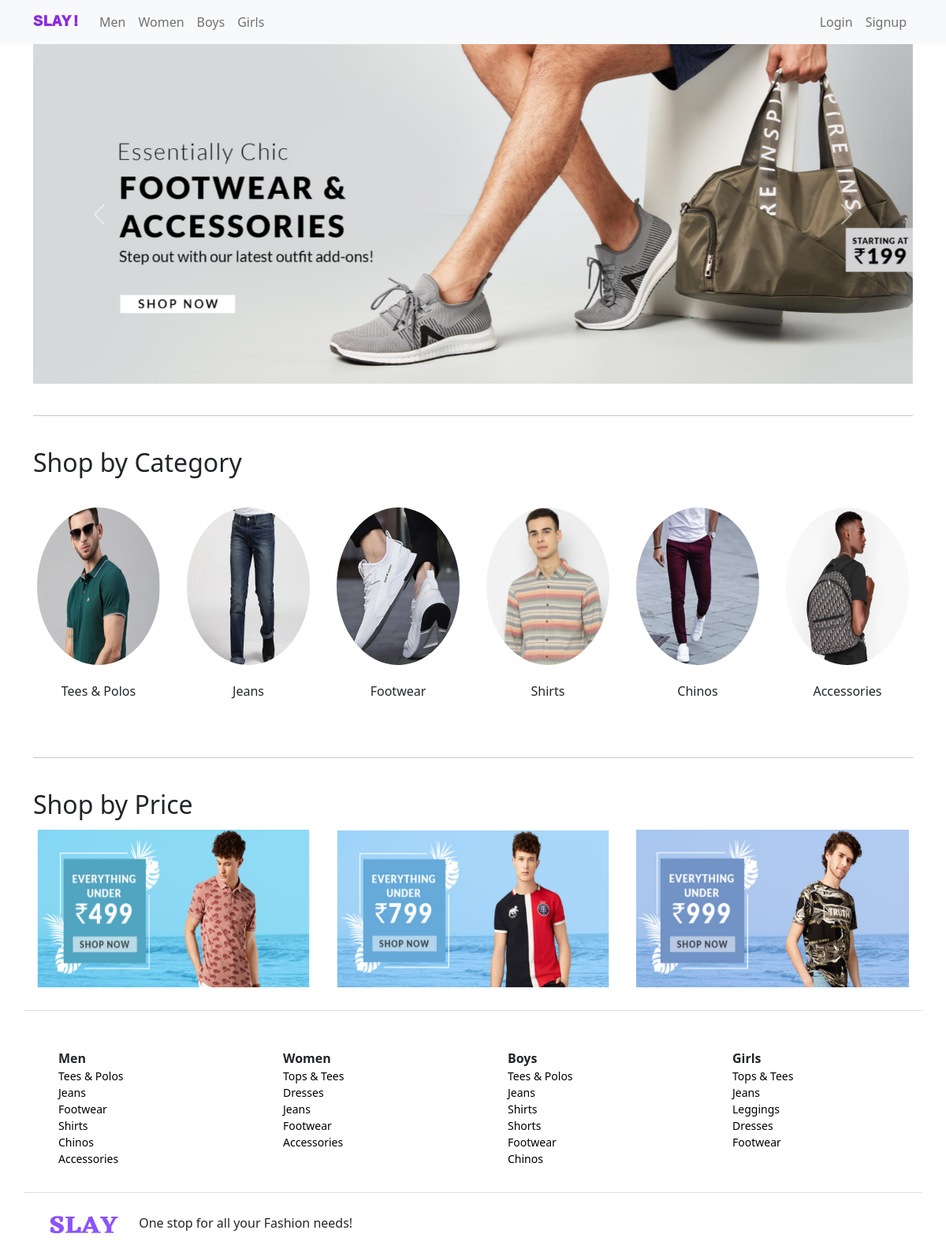
Page /for/Men/ on the committed database.
### store/models.py (models this page shows, shortened)
class Category(models.Model):
    meant_for_choices = [('Men','Men'),('Women','Women'),('Boys','Boys'),('Girls','Girls')]
    meant_for = models.CharField(max_length=5,choices = meant_for_choices)
    name = models.CharField(max_length = 30)

### store/views.py (the view)
# urls.py: path('for/<str:text>/', views.category, name = 'categories'),
def category(request, text):
    queryset = Category.objects.filter(meant_for = text)
    prices = [499, 799, 999] if text in ['Men', 'Women'] else [299, 499, 699]
    return render(request,'store/category.html',{'queryset': queryset, 'text': text, 'prices': prices})

### store/templatetags/custom_filters.py (called while the page is built)
def categories(str):
    return Category.objects.filter(meant_for = str)

def meant_for(dummy_str):
    return ['Men', 'Women', 'Boys', 'Girls']

### store/templates/store/category.html (shortened to what this page needs)
{% extends 'store/base.html' %}
{% load static %}
{% block body %}
<div class="container">
   <div id="carouselExampleControls" class="carousel slide" data-bs-ride="carousel">
      <div class="carousel-inner">
         <div class="carousel-item active">
            <img src="../../../static/category/{{text}}/{{text}} (1).png" class="d-block w-100">
         </div>
      </div>
      <button class="carousel-control-prev" type="button" data-bs-target="#carouselExampleControls"
         data-bs-slide="prev">
         <span class="carousel-control-prev-icon" aria-hidden="true"></span>
      </button>
      <button class="carousel-control-next" type="button" data-bs-target="#carouselExampleControls"
         data-bs-slide="next">
         <span class="carousel-control-next-icon" aria-hidden="true"></span>
      </button>
   </div>
   <br>
   <hr> <br>
   <h2>Shop by Category</h2>
   <div>
      {% for type in queryset %}
      {% if forloop.counter0|divisibleby:6 %}
   </div> <br>
   <div class="row">
      {% endif %}
      <div class="col-2">
         <div>
            <a href="{% url 'store:productlist' text type.name %}">
               <img src="../../../static/category/{{text}}/{{type.name}}.png" class="card-img-top image category-image"
                  alt="{{type.name}}" height="210px">
            </a>
            <div class="card-body">
               <p class="text-center">{{type.name}}</p>
            </div>
         </div>
      </div>
      {% endfor %}
   </div>
   <br>
   <hr> <br>
   <div class="row">
      <h2>Shop by Price</h2>
      <br>
      {% for price in prices %}
         <div class="col-4">
            <div>
               <a href="/for/{{text}}/0/?price={{price}}">
                  <img src="../../../static/category/{{text}}/lt{{price}}.png" class="card-img-top image" alt="Under {{price}}" height="210px">
               </a>
            </div>
         </div>
      {% endfor %}
   </div>
</div>
{% endblock %}

### store/templates/store/base.html (shortened to what this page needs)
{% load custom_filters %}
<html lang="en">
<head>
  <link href="https://cdn.jsdelivr.net/npm/bootstrap@5.0.0-beta3/dist/css/bootstrap.min.css" rel="stylesheet"
>
</head>
<body>
  <div class="header">
    <nav class="navbar navbar-expand-lg navbar-light bg-light">
      <div class="container">
        <a class="navbar-brand brand-title" href="{% url 'store:home' %}"
          style="color: blueviolet; font-weight: 1000; font-family: monospace;">
          SLAY!
        </a>
        <div class="collapse navbar-collapse" id="navbarNavDropdown">
          <ul class="navbar-nav">
            <li class="nav-item">
              <a class="nav-link" href="{% url 'store:categories' 'Men' %}">Men</a>
            </li>
            <li class="nav-item">
              <a class="nav-link" href="{% url 'store:categories' 'Women' %}">Women</a>
            </li>
            <li class="nav-item">
              <a class="nav-link" href="{% url 'store:categories' 'Boys' %}">Boys</a>
            </li>
            <li class="nav-item">
              <a class="nav-link" href="{% url 'store:categories' 'Girls' %}">Girls</a>
            </li>
          </ul>
          {% if request.user.is_authenticated %}
          <ul class="navbar-nav ms-auto">
            <li class="nav-item dropdown">
              <a class="nav-link dropdown-toggle" href="#" id="navbarDropdownMenuLink" role="button"
                data-bs-toggle="dropdown" aria-expanded="false">
                Hi {{request.user|title}}!
              </a>
              <ul class="dropdown-menu" aria-labelledby="navbarDropdownMenuLink">
                <li><a class="dropdown-item" href="{% url 'store:orderlist' %}">Order history</a></li>
                <li><a class="dropdown-item" href="{% url 'store:addresslist' %}">My addresses</a></li>
                <li><a class="dropdown-item" href="{% url 'logout' %}">Logout</a></li>
              </ul>
            </li>
            <li class="nav-item">
              <a class="nav-link" href="{% url 'store:yourcart' %}">Cart <svg xmlns="http://www.w3.org/2000/svg"
                  width="16" height="16" fill="currentColor" class="bi bi-cart2" viewBox="0 0 16 16">
                  <path
                    d="M0 2.5A.5.5 0 0 1 .5 2H2a.5.5 0 0 1 .485.379L2.89 4H14.5a.5.5 0 0 1 .485.621l-1.5 6A.5.5 0 0 1 13 11H4a.5.5 0 0 1-.485-.379L1.61 3H.5a.5.5 0 0 1-.5-.5zM3.14 5l1.25 5h8.22l1.25-5H3.14zM5 13a1 1 0 1 0 0 2 1 1 0 0 0 0-2zm-2 1a2 2 0 1 1 4 0 2 2 0 0 1-4 0zm9-1a1 1 0 1 0 0 2 1 1 0 0 0 0-2zm-2 1a2 2 0 1 1 4 0 2 2 0 0 1-4 0z" />
                </svg></a>
            </li>
          </ul>
          {% else %}
          <ul class="navbar-nav ms-auto">
            <li class="nav-item">
              <a class="nav-link" href="{% url 'login' %}">Login</a>
            </li>
            <li class="nav-item">
              <a class="nav-link" href="{% url 'signup' %}">Signup</a>
            </li>
          </ul>
          {% endif %}
        </div>
      </div>
    </nav>
  </div>
  {% block body %}
  {% endblock %}
  <div class="footer">
    <div class="container text-start">
      <br>
      <div class="row border-top border-bottom pb-3">
        {% for person_type in ""|meant_for %}
        <div class="col-3 mt-5">
          <ul class="categories-list" style="list-style-type: none;">
            <li> <b> {{person_type}} </b> </li>
            {% for category in person_type|categories %}
            <small>
              <li> <a href="{% url 'store:productlist' person_type category.name %}"> {{category.name}} </a> </li>
            </small>
            {% endfor %}
          </ul>
        </div>
        {% endfor %}
      </div>
      <div class="row">
        <div class="col-6">
          <img src="../../../static/SLAY.png" alt="" height="80px" width="130px">
          One stop for all your Fashion needs!
        </div>
      </div>
    </div>
  </div>
</body>
</html>

### store/templates/store/base.html (style rules this page uses)
a { text-decoration: none; }
.footer a { color: black; }

### store/templates/store/category.html (style rules this page uses)
.category-image { border-radius: 50%; }
.image { padding: 5px; }

### rows in the picture
Category: name (picture), name "Tees & Polos"
Category: name (picture), name "Jeans"
Category: name (picture), name "Footwear"
Category: name (picture), name "Shirts"
Category: name (picture), name "Chinos"
Category: name (picture), name "Accessories"
Category: name "Tops & Tees"
Category: name "Dresses"
Category: name "Jeans"
Category: name "Footwear"
Category: name "Accessories"
Category: name "Tees & Polos"
Category: name "Jeans"
Category: name "Shirts"
Category: name "Shorts"
Category: name "Footwear"
Category: name "Chinos"
Category: name "Tops & Tees"
Category: name "Jeans"
Category: name "Leggings"
Category: name "Dresses"
Category: name "Footwear"

### other values in the picture
{{ person_type }} "Men" "Women" "Boys" "Girls"
